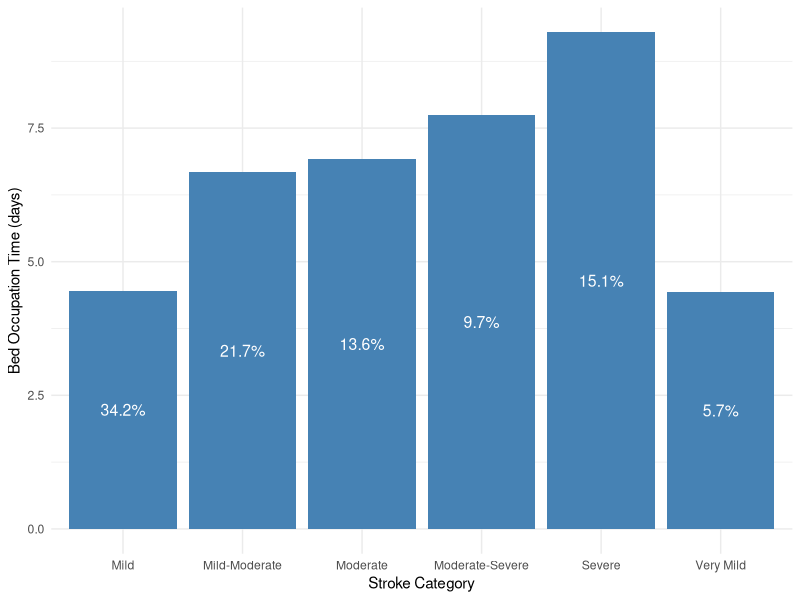

Generate this figure with R: (Note: this script raises an error after producing the figure.)
## ---- chunk 1

#| label: tbl-strokeCat
#| tbl-cap: Stroke Categories, Probabiliy and Bed Occupation times

library(tidyverse)
library(ggplot2)
library(bookdown)

set.seed(07052023)
# Parameters

total_patients <- 350 # assuming there are 350 all around the year
total_patients_future <- 1250 # assuming the 2500 patients in the future 
patients_per_month <- 350/12 # patients per month
arrival_rate <- total_patients/365  # average 6 patients per day
arrival_rate_future <- total_patients_future/365 # average 7 patients per day

# Bed occupation time (in days) for each stroke level

bed_occupation_time <- list(c(4.43), c(4.46), c(6.67), c(6.92), c(7.74), c(9.29))


# Probability of each stroke level
stroke_level_prob <- c(0.0570,0.342, 0.217, 0.136, 0.0971, 0.151)

# visualization

library(ggplot2)

bed_occupation_time_df <- data.frame(
  stroke_category = c("Very Mild", "Mild", "Mild-Moderate", "Moderate", "Moderate-Severe", "Severe"),
  bed_occupation_time = c(4.43,4.46,6.67,6.92,7.74,9.29),
  probability = c(0.0570,0.342, 0.217, 0.136, 0.0971, 0.151)
)

updated_bed_occupation_time_df <- bed_occupation_time_df

colnames(updated_bed_occupation_time_df) <- c("Stroke Categories", "Bed Occupation times", "Stroke Probability")

updated_bed_occupation_time_df %>%
  knitr::kable(caption = "Stroke categories and corresponding length of stay and probabilities")
## ---- chunk 2

# viz for the stroke categrories.

v1 <-ggplot(updated_bed_occupation_time_df, aes(x = `Stroke Categories`, y = `Bed Occupation times`)) +
  geom_col(fill = "steelblue") +
  theme_minimal()+
  geom_text(aes(label = scales::percent(`Stroke Probability`, accuracy = 0.1)), 
            position = position_stack(vjust = 0.5), color = "white", size = 4) +
  theme_minimal() +
  labs(
       x = "Stroke Category",
       y = "Bed Occupation Time (days)")
v1

## ---- chunk 3
knitr::include_graphics("flowchart.png")
## ---- chunk 4

# total patients = 350
# arrival rate = 6

generate_interarrival_times <- function(total_patients, arrival_rate) {
  set.seed(07052023)
  interarrival_times <- rexp(total_patients, rate = arrival_rate)
  return(interarrival_times)
}

## ---- chunk 5

# stroke_level_prob <- c(0.0570,0.342, 0.217, 0.136, 0.0971, 0.151)

assign_stroke_levels <- function(total_patients, stroke_level_prob) {
  set.seed(07052023)
  stroke_levels <- sample(1:length(stroke_level_prob), 
                          size = total_patients, 
                          replace = TRUE, 
                          prob = stroke_level_prob)
  return(stroke_levels)
}

stroke_levels <- assign_stroke_levels(total_patients, stroke_level_prob)
## ---- chunk 6

length_of_stay <- function(total_patients, bed_occupation_time, stroke_levels) {
  set.seed(07052023)
  los <- numeric(total_patients)

  i <- 1
  while (i <= total_patients) {
    set.seed(07052023)
    stroke_categories <- stroke_levels[i]
    bed_time <- bed_occupation_time[[stroke_categories]]
    los[i] <- if (length(bed_time) == 1) {
      bed_time[1]
    } else {
      set.seed(07052023)
      sample(bed_time[1]:bed_time[2], 1)
    }
    i <- i + 1
  }

  return(los)
}



# Generating length_of_stay for each patient
length_of_stay <- generate_length_of_stay(total_patients, 
                                          bed_occupation_time, 
                                          stroke_levels)
## ---- chunk 7
set.seed(07052023)

# generating the arrival data for the current volume of patients

# Add number_of_patients and length_of_stay to arrivals_data

interarrival_times <- generate_interarrival_times(total_patients, arrival_rate)

stroke_levels <- assign_stroke_levels(total_patients, stroke_level_prob)

length_of_stay<- length_of_stay(total_patients, bed_occupation_time, stroke_levels)

arrivals_data <- data.frame(interarrival_times, stroke_levels, length_of_stay)

## ---- chunk 8
arrivals_data$stroke_categories <- factor(arrivals_data$stroke_levels,
                                          levels = c(1, 2, 3, 4, 5, 6),
                                          labels = c("Very Mild", "Mild", "Mild-Moderate", "Moderate", "Moderate-Severe", "Severe"))

colnames(arrivals_data) <- c("Interarrival times", "stroke levels", "Length of stay", "stroke categoryNames")

arrivals_data %>% 
  select(-`stroke levels`) %>%
  head() %>%
  knitr::kable(caption = "Patient Arrival Data")
## ---- chunk 9
ggplot(arrivals_data, aes(x = `stroke categoryNames`, y = `Length of stay`, fill = `stroke categoryNames`)) +
  geom_bar(stat = "summary", fun = "mean", position = "dodge") +
  geom_text(aes(label = round(`Length of stay`, 1)), vjust = 1, size = 4) +
  theme_minimal() +
  scale_y_continuous(breaks = c(1,2,3,4,5,6,7,8,9,10))+
  labs(title = "Mean Length of Stay by Stroke Category",
       x = "Stroke Category",
       y = "Mean Length of Stay (days)") +
  scale_fill_discrete(name = "Stroke Category")+
        theme(axis.text.x = element_text(angle = 45 ,hjust = 1),
            legend.position = "none")
## ---- chunk 10

library(dplyr)
arrivals_summary <- arrivals_data %>%
  count(`stroke categoryNames`) %>%
  mutate(max_count = n == max(n))

stroke_distribution <- ggplot(arrivals_summary, aes(x = `stroke categoryNames`, y = n, fill = max_count)) +
  geom_bar(stat = "identity") +
  geom_text(aes(label = n), vjust = -0.5, size = 4) +
  scale_fill_manual(values = c("darkgray", "steelblue"), guide = FALSE) +
  theme_minimal() +
  labs(
    x = "Stroke Category",
    y = "Number of Patients",
    title = "Distribution of Patients in Each Stroke Category"
  )

stroke_distribution



## ---- chunk 11
set.seed(07052023)

stroke_simulation <- function(total_patients, arrival_rate, 
                              bed_occupation_time, stroke_level_prob, 
                              num_beds) {
  set.seed(07052023)
  
  interarrival_times <- generate_interarrival_times(total_patients, arrival_rate)
  stroke_levels <- assign_stroke_levels(total_patients, stroke_level_prob)
  length_of_stay <- length_of_stay(total_patients, bed_occupation_time, stroke_levels)
  
  # initializing the beds and queue 
  beds <- rep(0, num_beds)
  queue <- list()
  

# inter-arrival_time is an input parameter for this function, 
# which represents the time between patient arrivals. 
# This variable is based on the generate_interarrival_times function, 
# where we input the total number of patients and arrival rate.

# The pmax function ensures that the bed occupation times do not become negative. 
# A value of 0 in this context means that the bed is available 
# (i.e., the patient has completed their stay)
  
  update_bed_occupation_times <- function(beds, interarrival_time) {
    set.seed(07052023)
  beds <- pmax(beds - interarrival_time, 0)
  
  # 'beds' is a numeric vector that represents the current remaining 
  # bed occupation time for each bed in the simulation.
  # Each element in this vector corresponds to a bed in the hospital
  # ward. A value of 0 means that the bed is available for use.
  # Subtracting the inter-arrival_time from each element of 'beds' 
  # updates the remaining bed occupation times, considering the 
  # passage of time between patient arrivals.
  # The pmax function is used to ensure that the resulting bed 
  # occupation times do not become negative, meaning that a 
  # bed with a remaining time less than or equal to the interarrival_time
  # will be considered available (set to 0).
  return(beds)
}
  
  # for every patient in total patients (1000)
  
  for (i in 1:total_patients) {
    set.seed(07052023)
    
    # update the beds variable with the bed occupation times 
    # of all the patients arriving at the inter-arrival times
    
    beds <- update_bed_occupation_times(beds, interarrival_times[i])
    # creating a new variable available beds to keep track 
    # of the available beds the beds that are available will
    # have the bed occupation time of 0 so in this variable 
    # I store the beds that are available hence which(beds==0)
    
    available_beds <- which(beds == 0)
    
    # here if the length of the available beds vector 
    # is greater than 0 which means that 
    # there is at least one bed with bed occupation times ==0 
    # then assign the first available bed to the patient 
    # by setting this available bed (bed occupation times ==0) 
    # to the length of the stay of the patient 
    # (whatever the severity of that patient might be)
    
    if (length(available_beds) > 0) {
      set.seed(07052023)
      beds[available_beds[1]] <- length_of_stay[i]
    } else {
      set.seed(07052023)
      # if there is no bed available then append the queue list
      queue <- append(queue, length_of_stay[i])
    }
  }
  
  return(list(beds = beds, queue = queue, length_of_stay =length_of_stay))
}
## ---- chunk 12
run_simulation <- function(arrival_rate,
                           bed_occupation_time,
                           stroke_level_prob,
                           total_patients,
                           num_simulations) {
  set.seed(07052023)
    num_bed_range <- seq(5,30, by=1)

  performance_metrics_list <- lapply(1:num_simulations, function(simulation) {
    set.seed(07052023)
    lapply(num_bed_range, function(num_beds) {
      set.seed(07052023)
      stroke_sim <- stroke_simulation(total_patients =  total_patients,
                                      arrival_rate = arrival_rate,
                                      bed_occupation_time = bed_occupation_time,
                                      stroke_level_prob = stroke_level_prob,
                                      num_beds = num_beds)

      num_beds <- length(stroke_sim$beds)
      total_patients <- total_patients

      occupied_beds <- sum(stroke_sim$beds > 0)
      utilization <- (occupied_beds / num_beds)*100

      total_wait_times <- sum(unlist(stroke_sim$queue))
      num_patients_queue <- length(stroke_sim$queue)
      avg_wait_times <- total_wait_times / num_patients_queue

      average_time_in_queue = total_wait_times / num_patients_queue
      max_queue_length <- length(stroke_sim$queue)

      proportion_patients_waiting <- num_patients_queue / total_patients
      percent_patients_waiting <- proportion_patients_waiting * 100

      avg_length_of_stay <- (sum(stroke_sim$length_of_stay)) / total_patients

      performance_metrics_month <- data.frame(num_beds = num_beds,
                                              utilization = utilization,
                                              avg_wait_times = avg_wait_times,
                                              max_queue_length = max_queue_length,
                                              # min_queue_length = stroke_sim$min_queue_length,
                                              proportion_patients_waiting = proportion_patients_waiting,
                                              percent_patients_waiting = percent_patients_waiting,
                                              avg_length_of_stay = avg_length_of_stay)

      return(performance_metrics_month)
    })
  })

  return(performance_metrics_list)
}

## ---- chunk 13

set.seed(070523)

results <- run_simulation(arrival_rate = arrival_rate,
                          bed_occupation_time = bed_occupation_time,
                          stroke_level_prob = stroke_level_prob,
                          total_patients = total_patients,
                          num_simulations = 2000)

results_df <-do.call(rbind, lapply(results, function(x) do.call(rbind, x)))
results_df$percent_patients_waiting <- round(results_df$percent_patients_waiting)
results_df$utilization <- round(results_df$utilization)
results_df$avg_wait_times <- tidyr::replace_na(results_df$avg_wait_times, 0)

library(kableExtra)

results_df_table <- results_df %>%
  select(-proportion_patients_waiting,
         -avg_length_of_stay,
         -avg_wait_times) %>%
  rename(c(`Num. of beds`=num_beds,
           `Max. Queue Length`=max_queue_length,
            `Percent of Patients waiting` = percent_patients_waiting
    )) %>%
  head(10) %>%
  kableExtra::kbl(caption = "Table displaying the key performance metrics from the simulation")

results_df_table

## ---- chunk 14

# Load the ggplot2 library
library(ggplot2)

# Plot the percent of patients waiting against the number of beds
ggplot(results_df, aes(x = num_beds, y = percent_patients_waiting)) +
  geom_point(size=1,
             alpha= 1) +
  geom_smooth(method = "gam") +
  theme_minimal() +
  labs(title = "Percent of Patients Waiting",
       x = "Number of Beds",
       y = "Percent of Patients Waiting") +
  geom_hline(yintercept = 5, linetype = "dashed", color = "red", size = 0.5)+
  scale_y_continuous(breaks = c(5,10,15,20,25,30,35))+
  scale_x_continuous(breaks = c(2,4,6,8,10,12,14,16,18,20,22,
                                24,26,28,30))






## ---- chunk 15

xintersection = 11
yintersection = 8
ggplot(results_df, aes(x = num_beds, y = max_queue_length)) +
  geom_point() +
  geom_smooth(method = "gam") +
  scale_x_continuous(breaks = seq(4, 20, by=2))+
  scale_y_continuous(breaks = seq(5, 155, by = 10))+
  # geom_vline(xintercept = 11, linetype="dashed", color = "steelblue", size = 0.5)+
  # geom_hline(yintercept = 8, linetype = "dashed", color = "red", size=0.5)+
  # geom_point(aes(x = xintersection, y = yintersection), color = "red", size = 1.5)+
  theme_minimal() +
  labs(title = "Maximum Queue Length vs. Number of Beds",
       x = "Number of Beds",
       y = "Maximum Queue Length")
## ---- chunk 16

stroke_sim_5 <- stroke_simulation(total_patients= total_patients, 
                                   arrival_rate= arrival_rate, 
                              bed_occupation_time = bed_occupation_time, 
                              stroke_level_prob= stroke_level_prob, 
                              num_beds= 5)

stroke_sim_8 <- stroke_simulation(total_patients= total_patients, 
                                   arrival_rate= arrival_rate, 
                              bed_occupation_time = bed_occupation_time, 
                              stroke_level_prob= stroke_level_prob, 
                              num_beds= 8)

stroke_sim_11 <- stroke_simulation(total_patients= total_patients, 
                                   arrival_rate= arrival_rate, 
                              bed_occupation_time = bed_occupation_time, 
                              stroke_level_prob= stroke_level_prob, 
                              num_beds= 11)


## ---- chunk 17
# stroke_sim_25 <- data.frame(stroke_sim_25)
# 
# # stroke_sim_30 <- data.frame(stroke_sim_30)
# 
# stroke_sim_40 <- data.frame(stroke_sim_40)
# 
# 
# library(ggplot2)
# stroke_sim_25$length_of_stay <- as.numeric(stroke_sim_25$length_of_stay)
# 
# ggplot(stroke_sim_25, aes(y = length_of_stay)) +
#   geom_histogram(binwidth = 0.5, fill = "steelblue", alpha = 0.8) +
#   theme_minimal() +
#   labs(title = "Length of Stay Distribution",
#        x = "Length of Stay (days)",
#        y = "Frequency")
# 
# # stroke_sim_30$length_of_stay <- as.numeric(stroke_sim_30$length_of_stay)
# # 
# # ggplot(stroke_sim_30, aes(y= length_of_stay)) +
# #   geom_histogram(binwidh=0.5, fill="darkgrey", alpha=0.7 )+
# #   theme_light()+
# #   labs(title = "Length of Stay Distribution",
# #        x = "Length of Stay (days)",
# #        y = "Frequency")
# 
# stroke_sim_40$length_of_stay <- as.numeric(stroke_sim_40$length_of_stay)
# 
# stroke_sim_40 <- data.frame(stroke_sim_40)
# ggplot(stroke_sim_40, aes(y= length_of_stay)) +
#   geom_histogram(binwidh=0.5, fill="lightblue", alpha=0.7 )+
#   theme_light()+
#   labs(title = "Length of Stay Distribution",
#        x = "Length of Stay (days)",
#        y = "Frequency")
## ---- chunk 18
ggplot(results_df, aes(x = num_beds, y = utilization)) +
  geom_point() +
  geom_smooth(method = "gam") +
  scale_x_continuous(breaks = seq(4, 35, by=2))+
  scale_y_continuous(breaks = seq(5, 100, by = 10))+
  #geom_vline(xintercept = 11, linetype="dashed", color = "steelblue", size = 0.5)+
  #geom_hline(yintercept = 8, linetype = "dashed", color = "red", size=0.5)+
  #geom_point(aes(x = xintersection, y = yintersection), color = "red", size = 1.5)+
  theme_minimal() +
  labs(title = "Utilization % vs. Number of Beds",
       x = "Number of Beds",
       y = "Utilization Percentage")
## ---- chunk 19
# Function to run simulation
run_simulation_sa <- function(params, num_simulations) {
  num_bed_range <- seq(5,20, by=1)
  
  performance_metrics_list <- lapply(1:num_simulations, function(simulation) {
    lapply(num_bed_range, function(num_beds) {
      stroke_sim <- stroke_simulation(total_patients =  params$total_patients,
                                      arrival_rate = params$arrival_rate,
                                      bed_occupation_time = params$bed_occupation_time,
                                      stroke_level_prob = params$stroke_level_prob,
                                      num_beds = num_beds)
      
      # Calculate only the desired metrics
      num_beds <- length(stroke_sim$beds)

      occupied_beds <- sum(stroke_sim$beds > 0)
      utilization <- occupied_beds / num_beds

      num_patients_queue <- length(stroke_sim$queue)

      proportion_patients_waiting <- num_patients_queue / total_patients
      percent_patients_waiting <- proportion_patients_waiting * 100

      max_queue_length <- length(stroke_sim$queue)
      
      # Return only the desired metrics
      performance_metrics_month <- data.frame(num_beds = num_beds,
                                              utilization = utilization,
                                              percent_patients_waiting = percent_patients_waiting,
                                              max_queue_length = max_queue_length)
      
      return(performance_metrics_month)
    })
  })
  
  # Collapse the list of data frames into one data frame
  performance_metrics_df <- do.call(rbind, unlist(performance_metrics_list, recursive = FALSE))
  
  return(performance_metrics_df)
}


# Initialize a data frame to store results
# results_df_sa <- data.frame()

# Original parameters
params <- list(arrival_rate = 1,
               bed_occupation_time = bed_occupation_time,
               stroke_level_prob = stroke_level_prob,
               total_patients = total_patients)
# Define the factors by which we'll vary the parameters
factors <- c(1.5, 2.5, 3.5, 4.5 )

# Initialize an empty list to store results
results <- list()

# Vary parameters
for (param in names(params)) {
  for (factor in factors) {
    params_adjusted <- params
    if (param == 'bed_occupation_time') {
      params_adjusted[[param]] <- unlist(lapply(params[[param]], function(x) x * factor))
    } else {
      params_adjusted[[param]] <- params[[param]] * factor
    }
    # Run simulation
    output <- run_simulation_sa(params_adjusted, num_simulations = 120)
    
    # Store results
    results[[paste(param, factor, sep = "_")]] <- output
  }
}

# Compute summary statistics
for (param in names(params)) {
  for (factor in factors) {
    print(paste("Summary for", param, "multiplied by", factor))
    print(summary(results[[paste(param, factor, sep = "_")]][,c("utilization", "percent_patients_waiting", "max_queue_length")]))
  }
}
